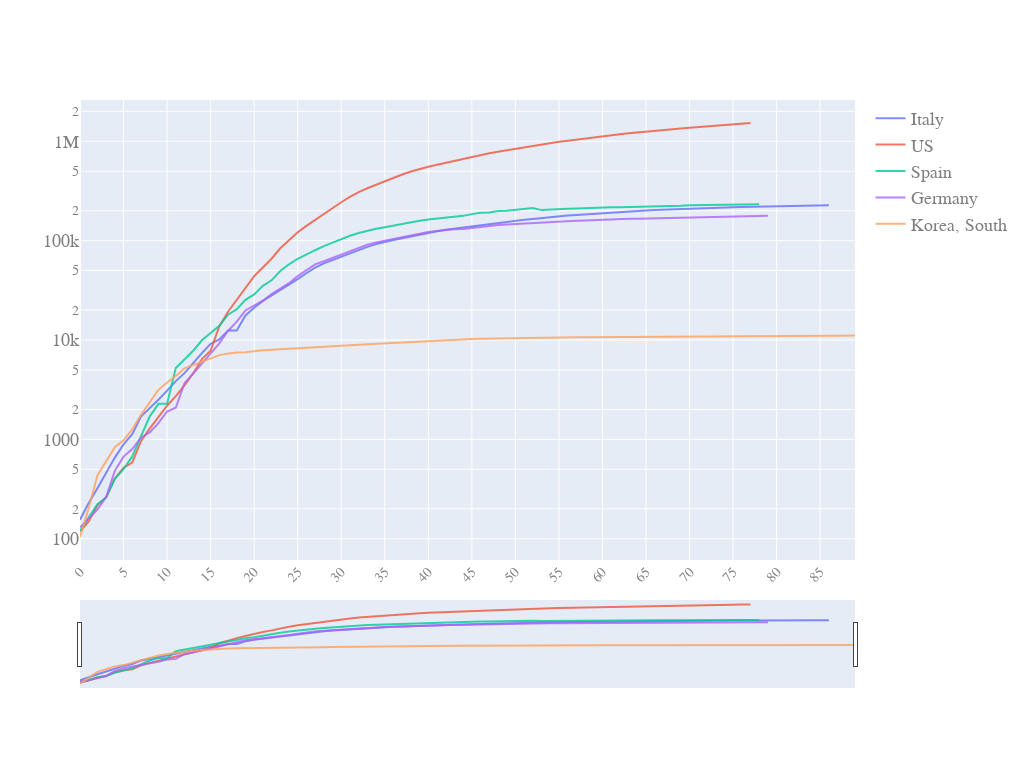

Source (notebook cell):
### Code cell
quick_plot(df_analyse.date,
          df_analyse.iloc[:,3:-1],
          y_scale = 'log',
          slider = True)
